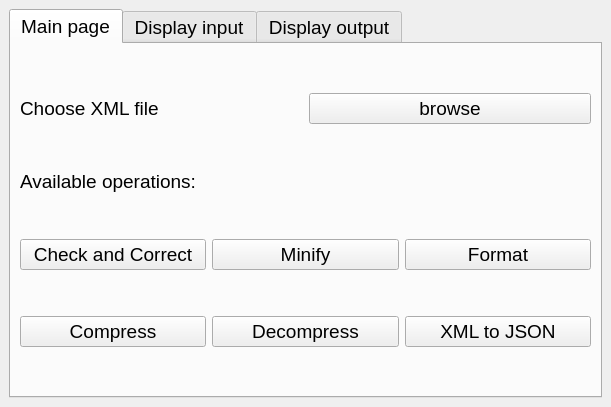
<?xml version="1.0" encoding="UTF-8"?>
<ui version="4.0">
 <class>MainWindow</class>
 <widget class="QMainWindow" name="MainWindow">
  <property name="geometry">
   <rect>
    <x>0</x>
    <y>0</y>
    <width>611</width>
    <height>407</height>
   </rect>
  </property>
  <property name="windowTitle">
   <string>XML_GUI</string>
  </property>
  <widget class="QWidget" name="centralwidget">
   <layout class="QHBoxLayout" name="horizontalLayout_3">
    <item>
     <widget class="QTabWidget" name="tabWidget">
      <property name="font">
       <font>
        <pointsize>14</pointsize>
       </font>
      </property>
      <property name="currentIndex">
       <number>0</number>
      </property>
      <widget class="QWidget" name="tab">
       <attribute name="title">
        <string>Main page</string>
       </attribute>
       <layout class="QHBoxLayout" name="horizontalLayout_6">
        <item>
         <layout class="QVBoxLayout" name="verticalLayout_5">
          <item>
           <spacer name="verticalSpacer_7">
            <property name="orientation">
             <enum>Qt::Vertical</enum>
            </property>
            <property name="sizeHint" stdset="0">
             <size>
              <width>20</width>
              <height>40</height>
             </size>
            </property>
           </spacer>
          </item>
          <item>
           <layout class="QHBoxLayout" name="horizontalLayout">
            <item>
             <widget class="QLabel" name="label_1">
              <property name="font">
               <font>
                <pointsize>14</pointsize>
                <bold>false</bold>
               </font>
              </property>
              <property name="text">
               <string>Choose XML file</string>
              </property>
             </widget>
            </item>
            <item>
             <widget class="QPushButton" name="pushButton_browse">
              <property name="font">
               <font>
                <pointsize>14</pointsize>
               </font>
              </property>
              <property name="text">
               <string>browse</string>
              </property>
             </widget>
            </item>
           </layout>
          </item>
          <item>
           <spacer name="verticalSpacer_6">
            <property name="orientation">
             <enum>Qt::Vertical</enum>
            </property>
            <property name="sizeHint" stdset="0">
             <size>
              <width>20</width>
              <height>40</height>
             </size>
            </property>
           </spacer>
          </item>
          <item>
           <widget class="QLabel" name="label_2">
            <property name="font">
             <font>
              <pointsize>14</pointsize>
             </font>
            </property>
            <property name="text">
             <string>Available operations:</string>
            </property>
           </widget>
          </item>
          <item>
           <spacer name="verticalSpacer_5">
            <property name="orientation">
             <enum>Qt::Vertical</enum>
            </property>
            <property name="sizeHint" stdset="0">
             <size>
              <width>20</width>
              <height>40</height>
             </size>
            </property>
           </spacer>
          </item>
          <item>
           <layout class="QGridLayout" name="gridLayout">
            <item row="3" column="0">
             <spacer name="verticalSpacer">
              <property name="orientation">
               <enum>Qt::Vertical</enum>
              </property>
              <property name="sizeHint" stdset="0">
               <size>
                <width>20</width>
                <height>40</height>
               </size>
              </property>
             </spacer>
            </item>
            <item row="0" column="2">
             <widget class="QPushButton" name="pushButton_format">
              <property name="font">
               <font>
                <pointsize>14</pointsize>
               </font>
              </property>
              <property name="text">
               <string>Format</string>
              </property>
             </widget>
            </item>
            <item row="3" column="1">
             <spacer name="verticalSpacer_3">
              <property name="orientation">
               <enum>Qt::Vertical</enum>
              </property>
              <property name="sizeHint" stdset="0">
               <size>
                <width>20</width>
                <height>40</height>
               </size>
              </property>
             </spacer>
            </item>
            <item row="3" column="2">
             <spacer name="verticalSpacer_4">
              <property name="orientation">
               <enum>Qt::Vertical</enum>
              </property>
              <property name="sizeHint" stdset="0">
               <size>
                <width>20</width>
                <height>40</height>
               </size>
              </property>
             </spacer>
            </item>
            <item row="2" column="0">
             <widget class="QPushButton" name="pushButton_compress">
              <property name="font">
               <font>
                <pointsize>14</pointsize>
               </font>
              </property>
              <property name="text">
               <string>Compress</string>
              </property>
             </widget>
            </item>
            <item row="0" column="0">
             <widget class="QPushButton" name="pushButton_check">
              <property name="font">
               <font>
                <pointsize>14</pointsize>
               </font>
              </property>
              <property name="text">
               <string>Check and Correct</string>
              </property>
             </widget>
            </item>
            <item row="2" column="1">
             <widget class="QPushButton" name="pushButton_decompress">
              <property name="font">
               <font>
                <pointsize>14</pointsize>
               </font>
              </property>
              <property name="text">
               <string>Decompress</string>
              </property>
             </widget>
            </item>
            <item row="2" column="2">
             <widget class="QPushButton" name="pushButton_json">
              <property name="font">
               <font>
                <pointsize>14</pointsize>
               </font>
              </property>
              <property name="text">
               <string>XML to JSON</string>
              </property>
             </widget>
            </item>
            <item row="0" column="1">
             <widget class="QPushButton" name="pushButton_minify">
              <property name="font">
               <font>
                <pointsize>14</pointsize>
                <kerning>false</kerning>
               </font>
              </property>
              <property name="text">
               <string>Minify</string>
              </property>
             </widget>
            </item>
            <item row="1" column="0">
             <spacer name="verticalSpacer_8">
              <property name="orientation">
               <enum>Qt::Vertical</enum>
              </property>
              <property name="sizeHint" stdset="0">
               <size>
                <width>20</width>
                <height>40</height>
               </size>
              </property>
             </spacer>
            </item>
            <item row="1" column="1">
             <spacer name="verticalSpacer_9">
              <property name="orientation">
               <enum>Qt::Vertical</enum>
              </property>
              <property name="sizeHint" stdset="0">
               <size>
                <width>20</width>
                <height>40</height>
               </size>
              </property>
             </spacer>
            </item>
            <item row="1" column="2">
             <spacer name="verticalSpacer_10">
              <property name="orientation">
               <enum>Qt::Vertical</enum>
              </property>
              <property name="sizeHint" stdset="0">
               <size>
                <width>20</width>
                <height>40</height>
               </size>
              </property>
             </spacer>
            </item>
           </layout>
          </item>
         </layout>
        </item>
       </layout>
      </widget>
      <widget class="QWidget" name="tab_2">
       <attribute name="title">
        <string>Display input</string>
       </attribute>
       <layout class="QHBoxLayout" name="horizontalLayout_2">
        <item>
         <widget class="QSplitter" name="splitter_2">
          <property name="orientation">
           <enum>Qt::Vertical</enum>
          </property>
          <widget class="QPlainTextEdit" name="Display_inputfile"/>
          <widget class="QWidget" name="layoutWidget">
           <layout class="QVBoxLayout" name="verticalLayout_3">
            <item>
             <widget class="QLabel" name="label">
              <property name="text">
               <string>Errors:</string>
              </property>
             </widget>
            </item>
            <item>
             <widget class="QPlainTextEdit" name="Errors"/>
            </item>
           </layout>
          </widget>
         </widget>
        </item>
       </layout>
      </widget>
      <widget class="QWidget" name="tab_3">
       <attribute name="title">
        <string>Display output</string>
       </attribute>
       <layout class="QVBoxLayout" name="verticalLayout">
        <item>
         <widget class="QSplitter" name="splitter">
          <property name="orientation">
           <enum>Qt::Vertical</enum>
          </property>
          <widget class="QPlainTextEdit" name="Display_output"/>
          <widget class="QPushButton" name="pushButton_save">
           <property name="text">
            <string>save</string>
           </property>
          </widget>
         </widget>
        </item>
       </layout>
      </widget>
     </widget>
    </item>
   </layout>
  </widget>
 </widget>
 <resources/>
 <connections/>
</ui>
